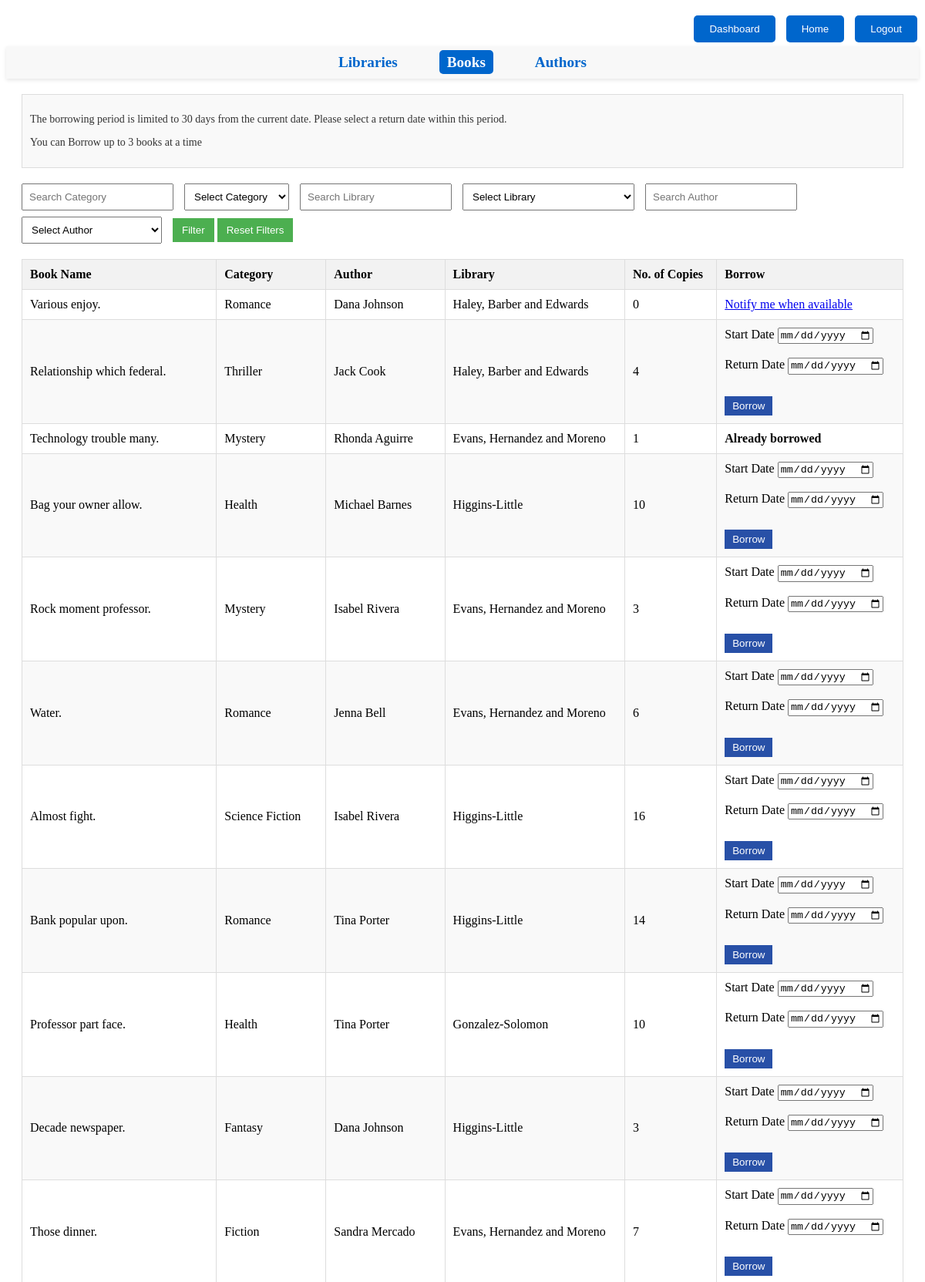
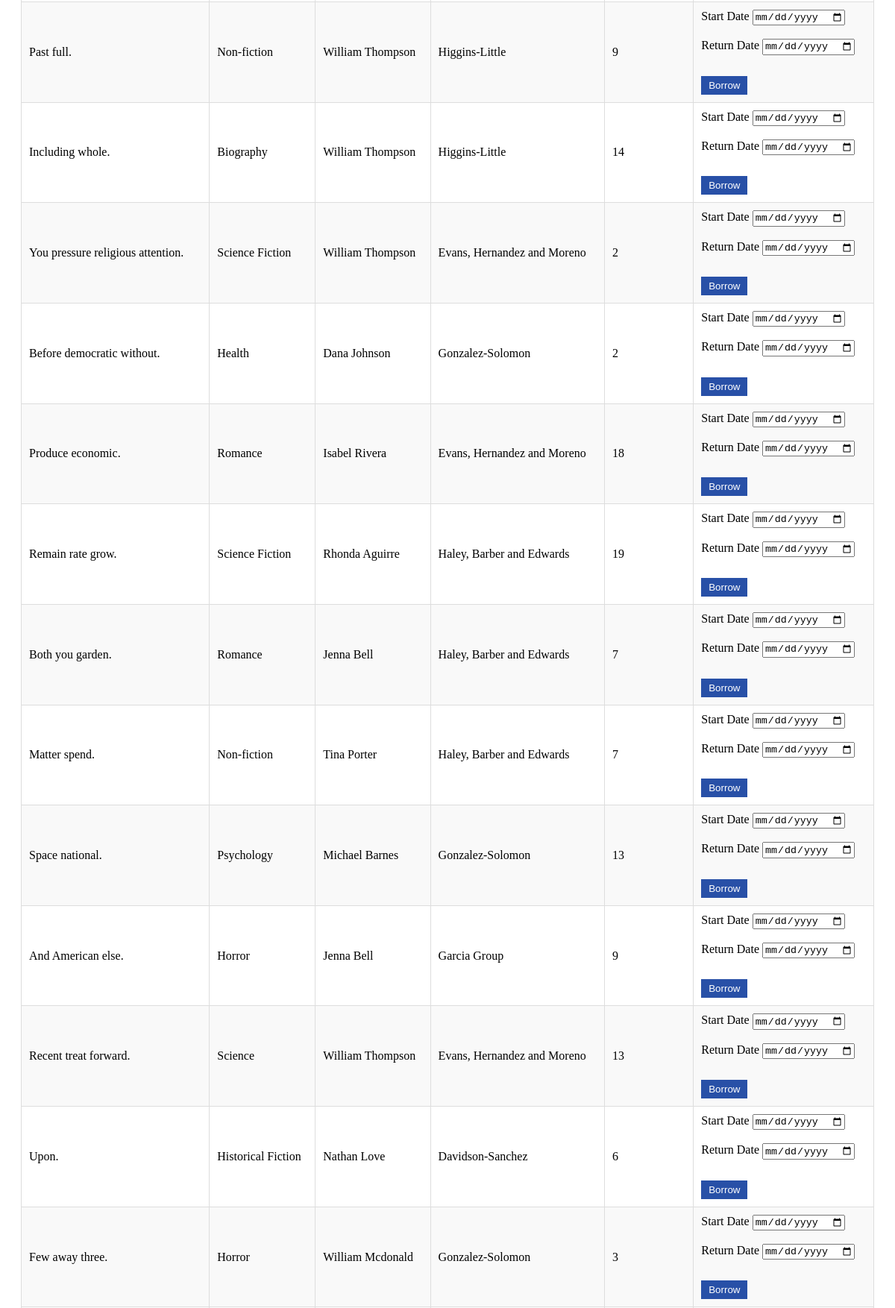
The page /books/ (signed in, upper part) on the database its author committed (2 pictures, top to bottom).
### books/models.py (models this page shows, shortened)
class Book(models.Model):
    book_name = models.CharField(max_length=255)
    author = models.ForeignKey('authors.Author', on_delete=models.CASCADE, related_name='books')
    category = models.ForeignKey('Category', on_delete=models.CASCADE, related_name='books')
    library = models.ForeignKey('library.Library', on_delete=models.CASCADE, related_name='books')
    copies = models.PositiveIntegerField(default=0)

class Category(models.Model):
    category_name = models.CharField(max_length=255, unique=True)

### authors/models.py (models this page shows, shortened)
class Author(models.Model):
    author_name = models.CharField(max_length=255, unique=True)

### library/models.py (models this page shows, shortened)
class Library(models.Model):
    library_name = models.CharField(max_length=255, unique=True)
    address = models.TextField()
    latitude = models.FloatField()
    longitude = models.FloatField()

### books/views.py (the view)
# urls.py: path('', views.book_view, name='books'),
def book_view(request):
    categories = Category.objects.all()
    libraries = Library.objects.all()
    authors = Author.objects.all()
    books = Book.objects.all()
    if request.GET.get('category_name'):
        books = books.filter(category__category_name__icontains=request.GET['category_name'])
    elif request.GET.get('category'):
        books = books.filter(category__id=request.GET['category'])
    if request.GET.get('library_name'):
        books = books.filter(library__library_name__icontains=request.GET['library_name'])
    elif request.GET.get('library'):
        books = books.filter(library__id=request.GET['library'])
    if request.GET.get('author_name'):
        books = books.filter(author__author_name__icontains=request.GET['author_name'])
    elif request.GET.get('author'):
        books = books.filter(author__id=request.GET['author'])
    borrowed_books = {}
    if request.user.is_authenticated:
        user_borrowed_books = Borrow.objects.filter(user=request.user)
        for borrow in user_borrowed_books:
            borrowed_books[borrow.book.id] = True
    return render(request, 'books.html', {
        'books': books,
        'categories': categories,
        'libraries': libraries,
        'authors': authors,
        'user': request.user,
        'borrowed_books': borrowed_books,
    })

### books/templatetags/custom_filters.py (called while the page is built)
@register.filter
def get_item(obj, key):
    if obj is not None and hasattr(obj, 'get'):
        return obj.get(key)
    return None

### books/templates/books.html (shortened to what this page needs)
{% extends 'base.html' %}
{% block content %}
{% load custom_filters %}
    <div class="info-message">
        <p>The borrowing period is limited to 30 days from the current date. Please select a return date within this period.</p>
        <p>You can Borrow up to 3 books at a time</p>
    </div>
    <div class="filter-form">
        <form method="GET" action="{% url 'books' %}">
            <input type="text" name="category_name" placeholder="Search Category" value="{{ request.GET.category_name }}">
            <select name="category">
                <option value="">Select Category</option>
            </select>
            <input type="text" name="library_name" placeholder="Search Library" value="{{ request.GET.library_name }}">
            <select name="library">
                <option value="">Select Library</option>
            </select>
            <input type="text" name="author_name" placeholder="Search Author" value="{{ request.GET.author_name }}">
            <select name="author">
                <option value="">Select Author</option>
            </select>
            <button type="submit">Filter</button>
            <a href="{% url 'books' %}" class="reset-button"><button type="button">Reset Filters</button></a>
        </form>
    </div>
    <table>
        <thead>
            <tr>
                <th>Book Name</th>
                <th>Category</th>
                <th>Author</th>
                <th>Library</th>
                <th>No. of Copies</th>
                <th>Borrow</th>
            </tr>
        </thead>
        <tbody>
            {% for book in books %}
                <tr>
                    <td>{{ book.book_name }}</td>
                    <td>{{ book.category.category_name }}</td>
                    <td>{{ book.author.author_name }}</td>
                    <td>{{ book.library.library_name }}</td>
                    <td>{{ book.copies }}</td>
                    <td>
                        {% if user.is_authenticated %}
                            {% if book.copies > 0 %}
                                {% if borrowed_books|get_item:book.id %}
                                    <strong>Already borrowed</strong>
                                {% else %}
                                    <form method="POST" action="{% url 'borrow_book' book.id %}" onsubmit="return validateForm(event, {{ book.id }})">
                                        <label for="start_date_{{ book.id }}">Start Date</label>
                                        <input type="date" name="start_date" id="start_date_{{ book.id }}"
                                            min="{{ today }}" onchange="updateReturnDateMin({{ book.id }})" required>
                                        <br><br>
                                        <label for="return_date_{{ book.id }}">Return Date</label>
                                        <input type="date" name="return_date" id="return_date_{{ book.id }}"
                                            min="{{ today }}" max="{{ max_return_date }}" required>
                                        <br><br>
                                        <button type="submit" class="borrow-btn">Borrow</button>
                                    </form>
                                {% endif %}
                            {% else %}
                                <a href="{% url 'notify_when_available' book.id %}">Notify me when available</a>
                            {% endif %}
                        {% else %}
                            <button class="borrow-btn" onclick="showLoginPrompt()">Borrow</button>
                        {% endif %}
                    </td>
                </tr>
            {% endfor %}
        </tbody>
    </table>
{% endblock %}

### books/templates/books.html (style rules this page uses)
.info-message { background-color: #f9f9f9; padding: 10px; margin-bottom: 20px; border: 1px solid #ddd; font-size: 14px; color: #333; }
table { width: 100%; border-collapse: collapse; }
th, td { padding: 10px; text-align: left; border: 1px solid #ddd; }
th { background-color: #f2f2f2; }
tr:nth-child(even) { background-color: #f9f9f9; }
.filter-form { margin-bottom: 20px; }
.filter-form input, .filter-form select { padding: 8px; margin-right: 10px; }
.filter-form button { padding: 8px 12px; background-color: #4CAF50; color: white; border: none; cursor: pointer; }
.reset-button { background-color: #f44336; }
.borrow-btn { padding: 5px 10px; background-color: #2850a7; color: white; border: none; cursor: pointer; }
button { margin-top: 10px; }

### rows shown on the page
Book: book_name "Various enjoy.", category.category_name "Romance", author.author_name "Dana Johnson", library.library_name "Haley, Barber and Edwards", copies "0", shows "Notify me when available"
Book: book_name "Relationship which federal.", category.category_name "Thriller", author.author_name "Jack Cook", library.library_name "Haley, Barber and Edwards", copies "4"
Book: book_name "Technology trouble many.", category.category_name "Mystery", author.author_name "Rhonda Aguirre", library.library_name "Evans, Hernandez and Moreno", copies "1", shows "Already borrowed"
Book: book_name "Bag your owner allow.", category.category_name "Health", author.author_name "Michael Barnes", library.library_name "Higgins-Little", copies "10"
Book: book_name "Rock moment professor.", category.category_name "Mystery", author.author_name "Isabel Rivera", library.library_name "Evans, Hernandez and Moreno", copies "3"
Book: book_name "Water.", category.category_name "Romance", author.author_name "Jenna Bell", library.library_name "Evans, Hernandez and Moreno", copies "6"
Book: book_name "Almost fight.", category.category_name "Science Fiction", author.author_name "Isabel Rivera", library.library_name "Higgins-Little", copies "16"
Book: book_name "Bank popular upon.", category.category_name "Romance", author.author_name "Tina Porter", library.library_name "Higgins-Little", copies "14"
Book: book_name "Professor part face.", category.category_name "Health", author.author_name "Tina Porter", library.library_name "Gonzalez-Solomon", copies "10"
Book: book_name "Decade newspaper.", category.category_name "Fantasy", author.author_name "Dana Johnson", library.library_name "Higgins-Little", copies "3"
Book: book_name "Those dinner.", category.category_name "Fiction", author.author_name "Sandra Mercado", library.library_name "Evans, Hernandez and Moreno", copies "7"
Book: book_name "Past full.", category.category_name "Non-fiction", author.author_name "William Thompson", library.library_name "Higgins-Little", copies "9"
Book: book_name "Including whole.", category.category_name "Biography", author.author_name "William Thompson", library.library_name "Higgins-Little", copies "14"
Book: book_name "You pressure religious attention.", category.category_name "Science Fiction", author.author_name "William Thompson", library.library_name "Evans, Hernandez and Moreno", copies "2"
Book: book_name "Before democratic without.", category.category_name "Health", author.author_name "Dana Johnson", library.library_name "Gonzalez-Solomon", copies "2"
Book: book_name "Produce economic.", category.category_name "Romance", author.author_name "Isabel Rivera", library.library_name "Evans, Hernandez and Moreno", copies "18"
Book: book_name "Remain rate grow.", category.category_name "Science Fiction", author.author_name "Rhonda Aguirre", library.library_name "Haley, Barber and Edwards", copies "19"
Book: book_name "Both you garden.", category.category_name "Romance", author.author_name "Jenna Bell", library.library_name "Haley, Barber and Edwards", copies "7"
Book: book_name "Matter spend.", category.category_name "Non-fiction", author.author_name "Tina Porter", library.library_name "Haley, Barber and Edwards", copies "7"
Book: book_name "Space national.", category.category_name "Psychology", author.author_name "Michael Barnes", library.library_name "Gonzalez-Solomon", copies "13"
Book: book_name "And American else.", category.category_name "Horror", author.author_name "Jenna Bell", library.library_name "Garcia Group", copies "9"
Book: book_name "Recent treat forward.", category.category_name "Science", author.author_name "William Thompson", library.library_name "Evans, Hernandez and Moreno", copies "13"
Book: book_name "Upon.", category.category_name "Historical Fiction", author.author_name "Nathan Love", library.library_name "Davidson-Sanchez", copies "6"
Book: book_name "Few away three.", category.category_name "Horror", author.author_name "William Mcdonald", library.library_name "Gonzalez-Solomon", copies "3"
